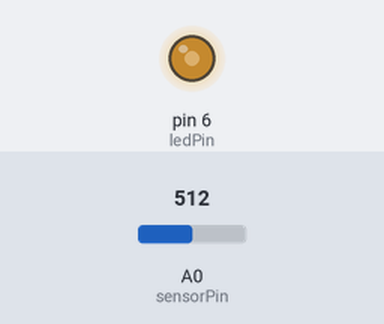
Bench run of a sketch on a simulated Arduino Uno, built with avr-gcc and run on an emulated ATmega328P. Parts: output pins drawn as LEDs (lit = HIGH). Inputs (shaded band) come from the test bench; at power-on: A0 (sensorPin) = 512.

Above: at 1.2 s.
1.3 s: A0 (sensorPin) set to 306
At 2.4 s:
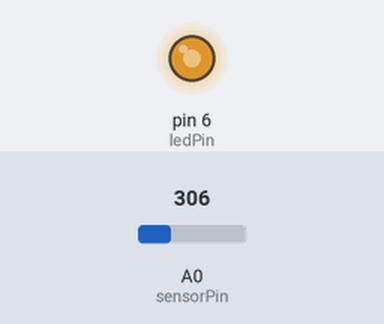
3.0 s: A0 (sensorPin) set to 122
At 3.6 s:
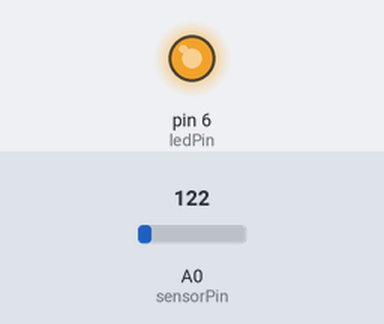
4.5 s: A0 (sensorPin) set to 900
At 4.8 s:
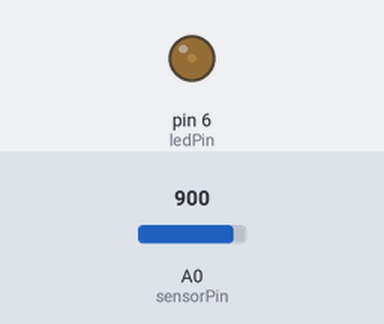
6.0 s: A0 (sensorPin) set to 1023
At 7.2 s:
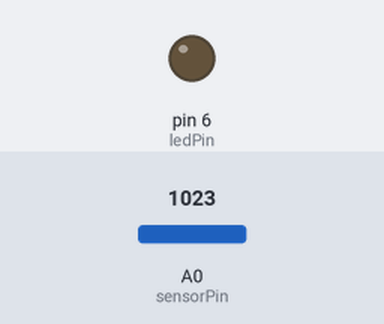
7.5 s: A0 (sensorPin) set to 511
At 8.3 s:
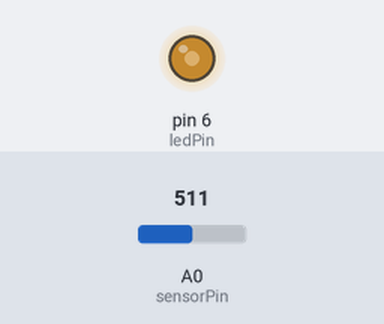
Timing chart, 0 to 10.0 s (numbered marks = the images above; inputs shaded):
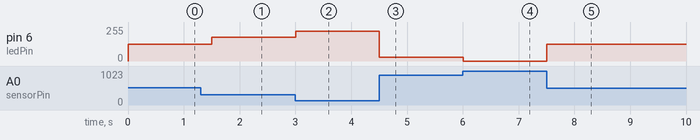

The sketch:

Oppg._3_b.ino
```cpp
const int ledPin = 6;
const int sensorPin = A0;
float sensorValue;
int brightness;

void setup() {
  // put your setup code here, to run once:
pinMode(ledPin, OUTPUT);
pinMode(sensorPin, INPUT);
}

void loop() {
  // put your main code here, to run repeatedly:
sensorValue = analogRead(sensorPin);
brightness = (1023 - sensorValue) / 1023 * 255; // Gjør om fra 4-bit verdi til RGB-verdi
                                                // Jo høyere sensorverdi, jo lavere lysverdi
analogWrite(ledPin, brightness);
delay(250);
}
```

Measured:
- after the input at 1.3 s, pin 6 (ledPin): 127/255 → 178/255 after 0.20 s
- after the input at 3.0 s, pin 6 (ledPin): 178/255 → 224/255 at once
- after the input at 4.5 s, pin 6 (ledPin): 224/255 → 30/255 at once
- after the input at 6.0 s, pin 6 (ledPin): 30/255 → 0/255 at once
- after the input at 7.5 s, pin 6 (ledPin): 0/255 → 127/255 at once
